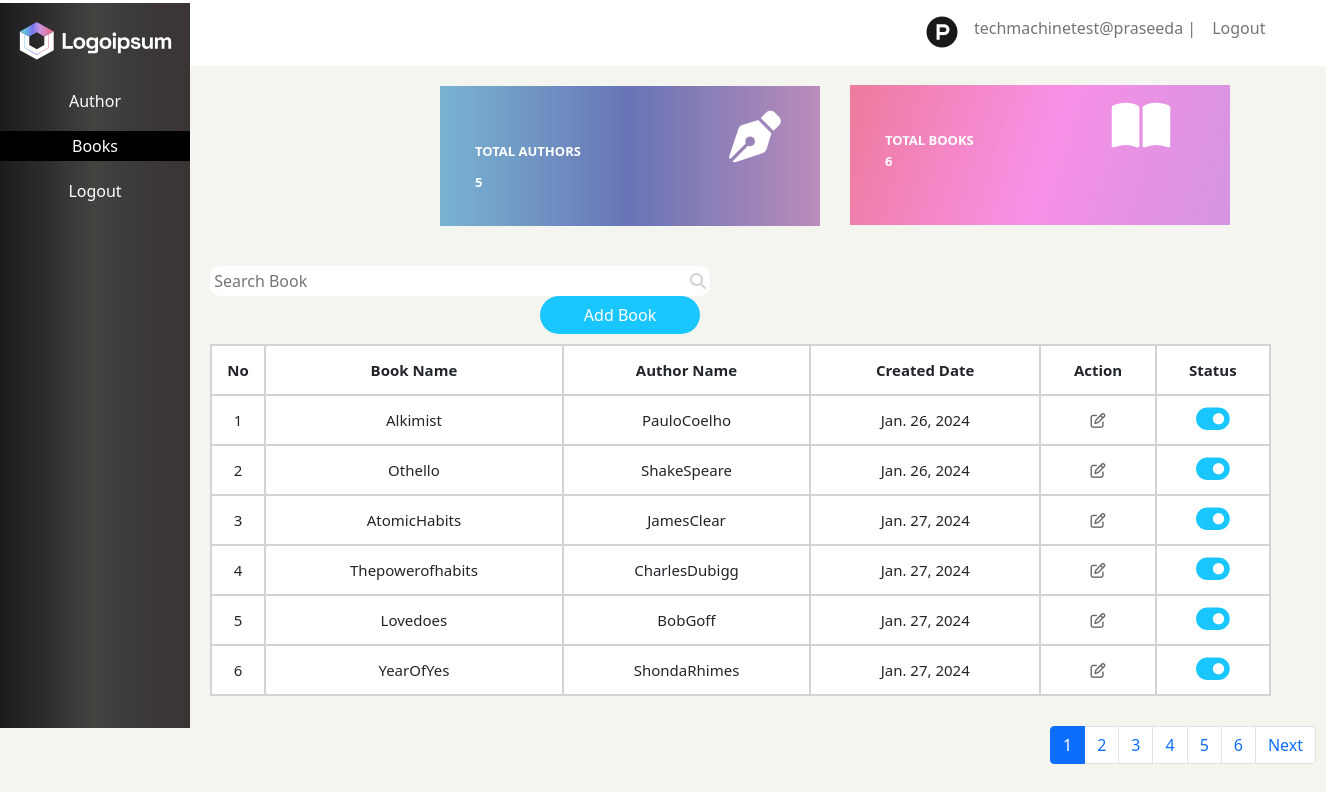
Screenshot of /book_app/bookdisp/ with the database file from the repository.
### book_app/models.py (models this page shows, shortened)
class bookmodel(models.Model):
    bookna=models.CharField(max_length=100)
    authorname=models.CharField(max_length=100)
    date=models.DateField(auto_now_add=True)

### book_app/views.py (the view)
# urls.py: path('bookdisp/',bookdisp),
def bookdisp(request):
    s=bookmodel.objects.all()
    count_auth=authormodel.objects.all().count()
    count_book=bookmodel.objects.all().count()
    u=User.objects.all()
    paginator=Paginator(s,1)
    page=request.GET.get('page',1)
    bt=paginator.get_page(page)
    return render(request,'bookdisplay.html',{'s':s,'count_auth':count_auth,'count_book':count_book,'u':u,'bt':bt})

### book_app/templates/bookdisplay.html (shortened to what this page needs)
<!DOCTYPE html>
<html lang="en">
<head>
    <link href="https://cdn.jsdelivr.net/npm/bootstrap@5.0.2/dist/css/bootstrap.min.css" rel="stylesheet">
</head>
<body>
    <nav class="navbar navbar-expand-lg navbar-light">
  <div class="container-fluid">
    <div class="collapse navbar-collapse" id="navbarSupportedContent">
      <ul class="navbar-nav me-auto mb-2 mb-lg-0">
        <li class="nav-item">
          <a class="nav-link active" aria-current="page" href="#"><i class="fa-brands fa-product-hunt fa-2x" style="margin-left:890px;"></i> </a>
        </li>
          {% for i in u %}
        <li class="nav-item">
          <a class="nav-link" href="#">{{i.username}} |</a>
        </li>
          {% endfor %}
           <li class="nav-item">
          <a class="nav-link" href="http://127.0.0.1:8000/book_app/logout/">Logout</a>
        </li>
      </ul>
    </div>
  </div>
</nav>
  <section>
    <div class="reg">
        <h5></h5>
        <div class="se">
            <p>Author</p>
            <p id="one">Books</p>
            <p>Logout</p>
        </div>
    </div>
       <div class="co1">
           <div class="co2">
               <p><b>TOTAL AUTHORS</b><i class="fa-solid fa-pen-nib fa-4x" style="margin-left:138px;padding:10px;"></i><br><b>{{count_auth}}</b></p>
           </div>
           <div class="co3">
              <p><b>TOTAL BOOKS</b><i class="fa-solid fa-book-open fa-4x" style="margin-left:138px;"></i><br><b>{{count_book}}</b></p>
           </div>
        </div>
    </section>
    <div class="sea">
          <input type="text" id="myInput" onkeyup="myFunction()" placeholder=" Search Book"><i class="fa-solid fa-magnifying-glass" style="margin-left:-20px;color:lightgrey;"></i>
          <a href="http://127.0.0.1:8000/book_app/bookreg/"><button type="submit" class="btn">Add Book</button></a>
        <table class="tb1" id="myTable">
            <tr>
                <th>No</th>
                <th>Book Name</th>
                <th>Author Name</th>
                <th>Created Date</th>
                <th>Action</th>
                <th>Status</th>
            </tr>
        {% for i in s %}
            <tr>
                <td>{{i.id}}</td>
                <td>{{i.bookna}}</td>
                <td>{{i.authorname}}</td>
                <td>{{i.date}}</td>
                <td><a href="http://127.0.0.1:8000/book_app/bookedit/{{i.id}}"><i class="fa-regular fa-pen-to-square" style="color:dimgrey;"></i></a></td>
                <td><i class="fa-solid fa-toggle-on fa-2x" style="color:#1ac6ff;"></i></td>
            </tr>
        {% endfor %}
        </table>
    </div>
     <nav aria-label="...">
  <ul class="pagination">
        {% for i in bt.paginator.page_range %}
            {% if bt.number == i %}
               <li class="page-item active" aria-current="page">
                   <a class="page-link" href="?page={{i}}">{{i}}</a>
               </li>
                    {% else %}
              <li class="page-item"><a class="page-link" href="?page={{i}}">{{i}}</a></li>
                {% endif %}
                {% endfor %}
                {% if bt.has_next %}
    <li class="page-item">
      <a class="page-link" href="?page={{ bt.next_page_number }}">Next</a>
    </li>
        {% endif %}
  </ul>
</nav>
</body>
</html>

### book_app/templates/bookdisplay.html (style rules this page uses)
* { padding:0px; margin:0px; box:border-box; }
body { background:#f5f5f0; }
.reg { height:725px; width:190px; background-color: #1b1b1d; background-image: linear-gradient(90deg, #1b1b1d 0%, #2d2a2d 22%, #444340 49%, #3b3838 75%, #3b3434 100%); position:fixed; margin-top:-63px; }
.se p { color:white; text-align:center; padding:2px; }
#one { border:1px solid black; background:black; }
h5 { color:white; padding:19px; text-align:center; }
.tb1 { border-collapse:collapse; width:80%; font-size:20px; margin-left:210px; background:#fff; margin-top:10px; }
.tb1,td,th { border-bottom:2px solid lightgrey; border-top:2px solid lightgrey; border:2px solid lightgrey; }
td,th { text-align:center; height:50px; font-size:15px; }
.co1 { width:70%; height:200px; background:#f5f5f0; margin-left:320px; padding:20px; }
.co1 .co2 { height:140px; width:380px; background-color: #78b4d2; background-image: linear-gradient(90deg, #78b4d2 0%, #6874b5 50%, #ba8cbb 100%); margin-left:100px; margin-bottom:-100px; }
.co2 p { color:white; padding:15px; font-size:13px; margin-left:20px; }
.co3 p { color:white; padding:15px; font-size:13px; margin-left:20px; }
.co1 .co3 { height:140px; width:380px; background:blue; margin-left:510px; margin-top:-141px; background-color: #ed7b9c; background-image: linear-gradient(107deg, #ed7b9c 0%, #f990e6 50%, #d494e2 100%); }
input { width:500px; height:30px; margin-left:210px; border-radius:10px; border:none; }
.btn { width:160px; border-radius:20px; background:#1ac6ff; margin-left:540px; color:white; }
.pagination { margin-left:1050px; margin-top:30px; }
.navbar { background:#fff; }

### rows the page displays
bookmodel: id "1", bookna "Alkimist", authorname "PauloCoelho", date "Jan. 26, 2024"
bookmodel: id "2", bookna "Othello", authorname "ShakeSpeare", date "Jan. 26, 2024"
bookmodel: id "3", bookna "AtomicHabits", authorname "JamesClear", date "Jan. 27, 2024"
bookmodel: id "4", bookna "Thepowerofhabits", authorname "CharlesDubigg", date "Jan. 27, 2024"
bookmodel: id "5", bookna "Lovedoes", authorname "BobGoff", date "Jan. 27, 2024"
bookmodel: id "6", bookna "YearOfYes", authorname "ShondaRhimes", date "Jan. 27, 2024"

### other values shown
{{ i.username }} "techmachinetest@praseeda"
{{ count_auth }} "5"
{{ count_book }} "6"
{{ i }} "1"
{{ i }} "2" "3" "4" "5" "6"
